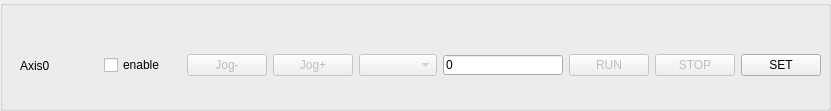
  <widget class="QGroupBox" name="groupBox_2">
   <property name="geometry">
    <rect>
     <x>160</x>
     <y>60</y>
     <width>831</width>
     <height>111</height>
    </rect>
   </property>
   <property name="title">
    <string/>
   </property>
   <widget class="QWidget" name="horizontalLayoutWidget">
    <property name="geometry">
     <rect>
      <x>20</x>
      <y>30</y>
      <width>801</width>
      <height>71</height>
     </rect>
    </property>
    <layout class="QHBoxLayout" name="horizontalLayout">
     <item>
      <widget class="QLabel" name="label_2">
       <property name="text">
        <string>Axis0</string>
       </property>
      </widget>
     </item>
     <item>
      <widget class="QCheckBox" name="checkBox_axis0enable">
       <property name="styleSheet">
        <string notr="true"/>
       </property>
       <property name="text">
        <string>enable</string>
       </property>
      </widget>
     </item>
     <item>
      <widget class="QPushButton" name="btn_jognegative">
       <property name="enabled">
        <bool>false</bool>
       </property>
       <property name="text">
        <string>Jog-</string>
       </property>
      </widget>
     </item>
     <item>
      <widget class="QPushButton" name="btn_jogpositive">
       <property name="enabled">
        <bool>false</bool>
       </property>
       <property name="text">
        <string>Jog+</string>
       </property>
      </widget>
     </item>
     <item>
      <widget class="QComboBox" name="comboBox_mode_chose">
       <property name="enabled">
        <bool>false</bool>
       </property>
      </widget>
     </item>
     <item>
      <widget class="QLineEdit" name="lineEdit_motion_value">
       <property name="maximumSize">
        <size>
         <width>120</width>
         <height>20</height>
        </size>
       </property>
       <property name="text">
        <string>0</string>
       </property>
      </widget>
     </item>
     <item>
      <widget class="QPushButton" name="btn_run">
       <property name="enabled">
        <bool>false</bool>
       </property>
       <property name="text">
        <string>RUN</string>
       </property>
      </widget>
     </item>
     <item>
      <widget class="QPushButton" name="btn_stop">
       <property name="enabled">
        <bool>false</bool>
       </property>
       <property name="text">
        <string>STOP</string>
       </property>
      </widget>
     </item>
     <item>
      <widget class="QPushButton" name="btn_set_2">
       <property name="text">
        <string>SET</string>
       </property>
      </widget>
     </item>
    </layout>
   </widget>
  </widget>
